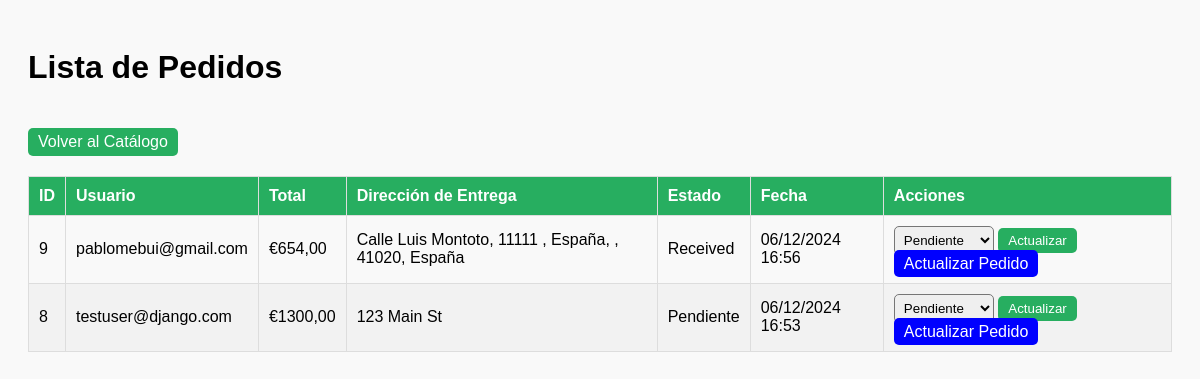
Page /staff/orders/ (signed in) on the committed database.
### myapp/models.py (models this page shows, shortened)
class Order(models.Model):
    STATUS_CHOICES = [
        ('Pendiente', 'Pendiente'),
        ('En proceso', 'En proceso'),
        ('Enviado', 'Enviado'),
        ('Entregado', 'Entregado'),
        ('Cancelado', 'Cancelado'),
    ]
    PAYMENT_METHOD_CHOICES = [
        ('Card', 'Card'),
        ('Cash on Delivery', 'Cash on Delivery'),
    ]
    user = models.ForeignKey(settings.AUTH_USER_MODEL, on_delete=models.CASCADE, null=True, blank=True)
    session_id = models.CharField(max_length=255, unique=True, null=True, blank=True)
    created_at = models.DateTimeField(auto_now_add=True)
    total = models.DecimalField(max_digits=10, decimal_places=2)
    delivery_address = models.TextField()
    track_number = models.CharField(max_length=255, unique=True, null=True, blank=True)
    status = models.CharField(max_length=20, choices=STATUS_CHOICES, default='Pendiente')
    payment_method = models.CharField(
        max_length=20,
        choices=PAYMENT_METHOD_CHOICES,
        default='Card'
    )
    card_number = models.CharField(max_length=16, null=True, blank=True)
    card_expiry = models.CharField(max_length=5, null=True, blank=True)  # Formato MM/YY
    card_cvv = models.CharField(max_length=3, null=True, blank=True)  # CVV de 3 dígitos

class CustomUser(AbstractBaseUser, PermissionsMixin):
    email = models.EmailField(unique=True)
    first_name = models.CharField(max_length=30, blank=True)
    last_name = models.CharField(max_length=30, blank=True)
    is_active = models.BooleanField(default=True)
    is_staff = models.BooleanField(default=False)
    groups = models.ManyToManyField(
        Group,
        related_name="customuser_groups",  # Cambia el related_name aquí
        blank=True
    )
    user_permissions = models.ManyToManyField(
        Permission,
        related_name="customuser_user_permissions",  # Cambia el related_name aquí
        blank=True
    )
    objects = CustomUserManager()
    USERNAME_FIELD = 'email'
    REQUIRED_FIELDS = []

### myapp/views.py (the view)
# urls.py: path('staff/orders/', views.order_list, name='order_list'),
@staff_member_required
def order_list(request):
    orders = Order.objects.all().order_by('-created_at')
    for order in orders:
        order.display_email = order.user.email if order.user else "Usuario invitado"
    return render(request, 'order_list.html', {'orders': orders})

### templates/order_list.html (shortened to what this page needs)
<!DOCTYPE html>
<html lang="en">
<head>
</head>
<body>
    <h1>Lista de Pedidos</h1>
    <a href="{% url 'catalogo' %}" class="back-button">Volver al Catálogo</a>
    <table>
        <thead>
            <tr>
                <th>ID</th>
                <th>Usuario</th>
                <th>Total</th>
                <th>Dirección de Entrega</th>
                <th>Estado</th>
                <th>Fecha</th>
                <th>Acciones</th>
            </tr>
        </thead>
        <tbody>
            {% for order in orders %}
            <tr>
                <td>{{ order.id }}</td>
                <td>{{ order.display_email }}</td>
                <td>€{{ order.total }}</td>
                <td>{{ order.delivery_address }}</td>
                <td>{{ order.status }}</td>
                <td>{{ order.created_at|date:"d/m/Y H:i" }}</td>
                <td>
                    <form action="{% url 'update_order_status' order.id %}" method="post">
                        <select name="status">
                            <option value="Pendiente" {% if order.status == "Pendiente" %}selected{% endif %}>Pendiente</option>
                        </select>
                        <button type="submit">Actualizar</button>
                    </form>
                    <a href="{% url 'update_order' order.id %}" style="background-color: blue;">Actualizar Pedido</a>
                </td>
            </tr>
            {% empty %}
            <tr>
                <td colspan="7" style="text-align: center;">No hay pedidos registrados.</td>
            </tr>
            {% endfor %}
        </tbody>
    </table>
</body>
</html>

### templates/order_list.html (style rules this page uses)
body { font-family: Arial, sans-serif; background-color: #f9f9f9; padding: 20px; }
table { width: 100%; border-collapse: collapse; margin-top: 20px; }
th, td { padding: 10px; text-align: left; border: 1px solid #ddd; }
th { background-color: #27ae60; color: white; }
tr:nth-child(even) { background-color: #f2f2f2; }
a, button { color: white; background-color: #27ae60; text-decoration: none; padding: 5px 10px; border: none; border-radius: 5px; cursor: pointer; }
.back-button { margin-top: 20px; display: inline-block; }
form { display: inline-block; }
select { padding: 5px; border-radius: 5px; }

### rows in the picture
Order: id "9", display_email "pablomebui@gmail.com", total "654,00", delivery_address "Calle Luis Montoto, 11111 , España, , 41020, España", status "Received", created_at "06/12/2024 16:56"
Order: id "8", display_email "testuser@django.com", total "1300,00", delivery_address "123 Main St", status "Pendiente", created_at "06/12/2024 16:53"
